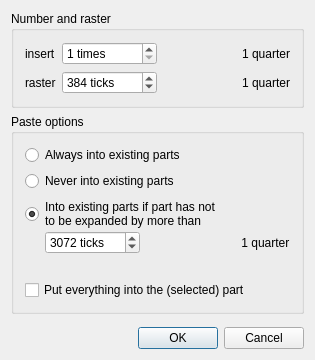
<?xml version="1.0" encoding="UTF-8"?>
<ui version="4.0">
 <class>PasteEventsDialogBase</class>
 <widget class="QDialog" name="PasteEventsDialogBase">
  <property name="geometry">
   <rect>
    <x>0</x>
    <y>0</y>
    <width>315</width>
    <height>360</height>
   </rect>
  </property>
  <property name="windowTitle">
   <string>MusE: Paste Events</string>
  </property>
  <layout class="QVBoxLayout" name="verticalLayout_2">
   <property name="spacing">
    <number>6</number>
   </property>
   <property name="margin">
    <number>11</number>
   </property>
   <item>
    <widget class="QGroupBox" name="rangeBox">
     <property name="title">
      <string>Number and raster</string>
     </property>
     <layout class="QHBoxLayout" name="horizontalLayout_2">
      <item>
       <layout class="QGridLayout" name="gridLayout_2">
        <item row="0" column="0">
         <widget class="QLabel" name="label">
          <property name="text">
           <string>insert</string>
          </property>
         </widget>
        </item>
        <item row="0" column="1">
         <widget class="QSpinBox" name="n_spinbox">
          <property name="suffix">
           <string> times</string>
          </property>
          <property name="prefix">
           <string/>
          </property>
          <property name="minimum">
           <number>1</number>
          </property>
         </widget>
        </item>
        <item row="1" column="0">
         <widget class="QLabel" name="label_3">
          <property name="text">
           <string>raster</string>
          </property>
         </widget>
        </item>
        <item row="1" column="1">
         <widget class="QSpinBox" name="raster_spinbox">
          <property name="suffix">
           <string> ticks</string>
          </property>
          <property name="minimum">
           <number>0</number>
          </property>
          <property name="maximum">
           <number>999999</number>
          </property>
          <property name="singleStep">
           <number>384</number>
          </property>
          <property name="value">
           <number>384</number>
          </property>
         </widget>
        </item>
        <item row="0" column="3">
         <widget class="QLabel" name="insert_quarters">
          <property name="text">
           <string notr="true">1 quarter</string>
          </property>
         </widget>
        </item>
        <item row="1" column="3">
         <widget class="QLabel" name="raster_quarters">
          <property name="text">
           <string notr="true">1 quarter</string>
          </property>
         </widget>
        </item>
        <item row="0" column="2">
         <spacer name="horizontalSpacer_2">
          <property name="orientation">
           <enum>Qt::Horizontal</enum>
          </property>
          <property name="sizeHint" stdset="0">
           <size>
            <width>0</width>
            <height>20</height>
           </size>
          </property>
         </spacer>
        </item>
        <item row="1" column="2">
         <spacer name="horizontalSpacer_3">
          <property name="orientation">
           <enum>Qt::Horizontal</enum>
          </property>
          <property name="sizeHint" stdset="0">
           <size>
            <width>0</width>
            <height>20</height>
           </size>
          </property>
         </spacer>
        </item>
       </layout>
      </item>
     </layout>
    </widget>
   </item>
   <item>
    <widget class="QGroupBox" name="groupBox_2">
     <property name="title">
      <string>Paste options</string>
     </property>
     <property name="flat">
      <bool>false</bool>
     </property>
     <property name="checkable">
      <bool>false</bool>
     </property>
     <layout class="QVBoxLayout" name="verticalLayout">
      <item>
       <widget class="QRadioButton" name="never_new_button">
        <property name="text">
         <string>Always into existing parts</string>
        </property>
        <property name="checkable">
         <bool>true</bool>
        </property>
        <property name="checked">
         <bool>false</bool>
        </property>
       </widget>
      </item>
      <item>
       <widget class="QRadioButton" name="always_new_button">
        <property name="text">
         <string>Never into existing parts</string>
        </property>
       </widget>
      </item>
      <item>
       <layout class="QVBoxLayout" name="verticalLayout_3">
        <property name="spacing">
         <number>0</number>
        </property>
        <item>
         <widget class="QRadioButton" name="sometimes_into_new_button">
          <property name="text">
           <string>Into existing parts if part has not
to be expanded by more than </string>
          </property>
          <property name="checked">
           <bool>true</bool>
          </property>
         </widget>
        </item>
        <item>
         <layout class="QHBoxLayout" name="horizontalLayout_3">
          <item>
           <spacer name="horizontalSpacer_4">
            <property name="orientation">
             <enum>Qt::Horizontal</enum>
            </property>
            <property name="sizeType">
             <enum>QSizePolicy::Fixed</enum>
            </property>
            <property name="sizeHint" stdset="0">
             <size>
              <width>20</width>
              <height>20</height>
             </size>
            </property>
           </spacer>
          </item>
          <item>
           <widget class="QSpinBox" name="max_distance_spinbox">
            <property name="enabled">
             <bool>true</bool>
            </property>
            <property name="suffix">
             <string> ticks</string>
            </property>
            <property name="maximum">
             <number>999999</number>
            </property>
            <property name="singleStep">
             <number>384</number>
            </property>
            <property name="value">
             <number>3072</number>
            </property>
           </widget>
          </item>
          <item>
           <spacer name="horizontalSpacer_5">
            <property name="orientation">
             <enum>Qt::Horizontal</enum>
            </property>
            <property name="sizeHint" stdset="0">
             <size>
              <width>40</width>
              <height>20</height>
             </size>
            </property>
           </spacer>
          </item>
          <item>
           <widget class="QLabel" name="max_distance_quarters">
            <property name="enabled">
             <bool>true</bool>
            </property>
            <property name="text">
             <string notr="true"> 1 quarter</string>
            </property>
           </widget>
          </item>
         </layout>
        </item>
       </layout>
      </item>
      <item>
       <spacer name="horizontalSpacer">
        <property name="orientation">
         <enum>Qt::Horizontal</enum>
        </property>
        <property name="sizeHint" stdset="0">
         <size>
          <width>40</width>
          <height>20</height>
         </size>
        </property>
       </spacer>
      </item>
      <item>
       <widget class="QCheckBox" name="all_into_selected_part_checkbox">
        <property name="text">
         <string>Put everything into the (selected) part</string>
        </property>
       </widget>
      </item>
     </layout>
    </widget>
   </item>
   <item>
    <spacer name="verticalSpacer">
     <property name="orientation">
      <enum>Qt::Vertical</enum>
     </property>
     <property name="sizeHint" stdset="0">
      <size>
       <width>20</width>
       <height>40</height>
      </size>
     </property>
    </spacer>
   </item>
   <item>
    <layout class="QHBoxLayout" name="horizontalLayout">
     <property name="spacing">
      <number>6</number>
     </property>
     <item>
      <spacer name="Spacer1">
       <property name="orientation">
        <enum>Qt::Horizontal</enum>
       </property>
       <property name="sizeType">
        <enum>QSizePolicy::Expanding</enum>
       </property>
       <property name="sizeHint" stdset="0">
        <size>
         <width>20</width>
         <height>20</height>
        </size>
       </property>
      </spacer>
     </item>
     <item>
      <widget class="QPushButton" name="okButton">
       <property name="text">
        <string>OK</string>
       </property>
       <property name="autoDefault">
        <bool>false</bool>
       </property>
       <property name="default">
        <bool>true</bool>
       </property>
      </widget>
     </item>
     <item>
      <widget class="QPushButton" name="cancelButton">
       <property name="text">
        <string>Cancel</string>
       </property>
      </widget>
     </item>
    </layout>
   </item>
  </layout>
 </widget>
 <layoutdefault spacing="6" margin="11"/>
 <resources/>
 <connections>
  <connection>
   <sender>okButton</sender>
   <signal>clicked()</signal>
   <receiver>PasteEventsDialogBase</receiver>
   <slot>accept()</slot>
   <hints>
    <hint type="sourcelabel">
     <x>20</x>
     <y>20</y>
    </hint>
    <hint type="destinationlabel">
     <x>20</x>
     <y>20</y>
    </hint>
   </hints>
  </connection>
  <connection>
   <sender>cancelButton</sender>
   <signal>clicked()</signal>
   <receiver>PasteEventsDialogBase</receiver>
   <slot>reject()</slot>
   <hints>
    <hint type="sourcelabel">
     <x>20</x>
     <y>20</y>
    </hint>
    <hint type="destinationlabel">
     <x>20</x>
     <y>20</y>
    </hint>
   </hints>
  </connection>
  <connection>
   <sender>sometimes_into_new_button</sender>
   <signal>toggled(bool)</signal>
   <receiver>max_distance_quarters</receiver>
   <slot>setEnabled(bool)</slot>
   <hints>
    <hint type="sourcelabel">
     <x>161</x>
     <y>201</y>
    </hint>
    <hint type="destinationlabel">
     <x>260</x>
     <y>231</y>
    </hint>
   </hints>
  </connection>
  <connection>
   <sender>sometimes_into_new_button</sender>
   <signal>toggled(bool)</signal>
   <receiver>max_distance_spinbox</receiver>
   <slot>setEnabled(bool)</slot>
   <hints>
    <hint type="sourcelabel">
     <x>161</x>
     <y>201</y>
    </hint>
    <hint type="destinationlabel">
     <x>107</x>
     <y>231</y>
    </hint>
   </hints>
  </connection>
 </connections>
</ui>
